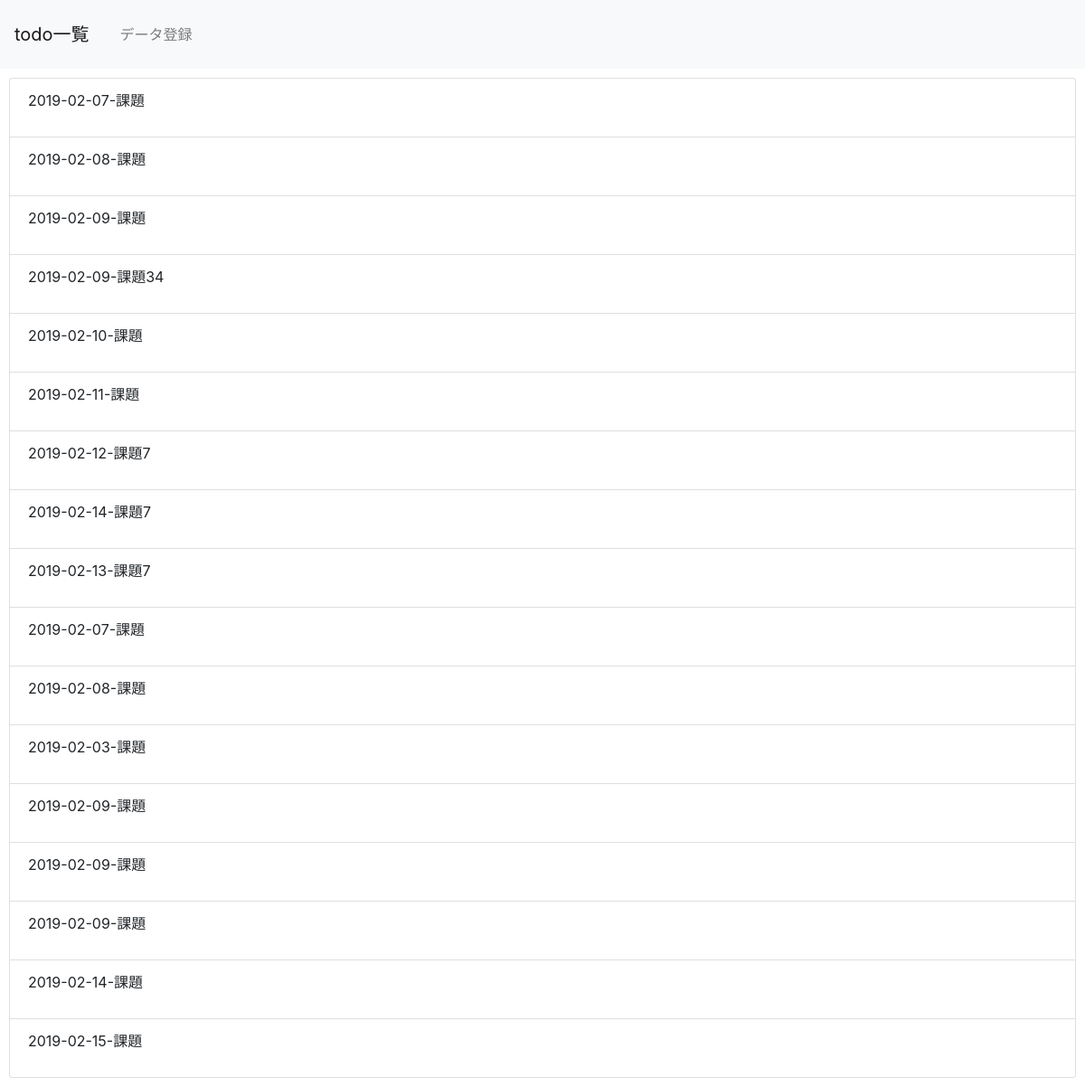
The page /select.php on the database its author committed.
### tables this page shows
CREATE TABLE `php02_table` (
  `id` int(12) NOT NULL,
  `task` varchar(64) NOT NULL,
  `deadline` date NOT NULL,
  `comment` text,
  `indate` datetime NOT NULL
);

### select.php (the view, shortened to what this page needs)
<?php
$dbn = 'mysql:dbname=gs_f02_db20;charset=utf8;port=3306;host=localhost';
$user = 'root';
$pwd = 'root';
try {
    $pdo = new PDO($dbn, $user, $pwd);
} catch (PDOException $e) {
    exit('dbError:'.$e->getMessage());
}
$sql = 'SELECT * FROM php02_table';
$stmt = $pdo->prepare($sql);
$status = $stmt->execute();
$view='';
if ($status==false) {
    $error = $stmt->errorInfo();
    exit('sqlError:'.$error[2]);
} else {
    while ($result = $stmt->fetch(PDO::FETCH_ASSOC)) {
        $view .= '<li class="list-group-item">';
        $view .= '<p>'.$result['deadline'].'-'.$result['task'].'<p>';
        $view .= '</li>';
    }
}
?>
<!DOCTYPE html>
<html lang="ja">
<head>
    <link rel="stylesheet" href="https://stackpath.bootstrapcdn.com/bootstrap/4.2.1/css/bootstrap.min.css">
</head>
<body>
    <header>
        <nav class="navbar navbar-expand-lg navbar-light bg-light">
            <a class="navbar-brand" href="#">todo一覧</a>
            <div class="collapse navbar-collapse" id="navbarNav">
                <ul class="navbar-nav">
                    <li class="nav-item">
                        <a class="nav-link" href="index.php">データ登録</a>
                    </li>
                </ul>
            </div>
        </nav>
    </header>
    <div>
        <ul class="list-group">
        <?=$view?>
        </ul>
    </div>
</body>
</html>

### select.php (style rules this page uses)
div { padding: 10px; font-size: 16px; }

### rows shown on the page
php02_table: deadline "2019-02-07", task "課題"
php02_table: deadline "2019-02-08", task "課題"
php02_table: deadline "2019-02-09", task "課題"
php02_table: deadline "2019-02-09", task "課題34"
php02_table: deadline "2019-02-10", task "課題"
php02_table: deadline "2019-02-11", task "課題"
php02_table: deadline "2019-02-12", task "課題7"
php02_table: deadline "2019-02-14", task "課題7"
php02_table: deadline "2019-02-13", task "課題7"
php02_table: deadline "2019-02-07", task "課題"
php02_table: deadline "2019-02-08", task "課題"
php02_table: deadline "2019-02-03", task "課題"
php02_table: deadline "2019-02-09", task "課題"
php02_table: deadline "2019-02-09", task "課題"
php02_table: deadline "2019-02-09", task "課題"
php02_table: deadline "2019-02-14", task "課題"
php02_table: deadline "2019-02-15", task "課題"
